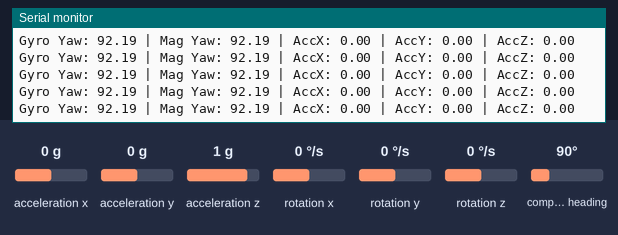
Simulated run of this sketch. Board: Arduino Uno, built with avr-gcc and run on an emulated ATmega328P. Shown: the last lines printed to the serial monitor. The inputs (shaded band) are chosen by the test bench; at power-on: acceleration x 0 g, rotation z 0 °/s, acceleration y 0 g, acceleration z 1 g, rotation x 0 °/s, rotation y 0 °/s, compass heading 90°.

Above: at 3.2 s.
3.3 s: acceleration x set to -0.2 g
At 3.8 s:
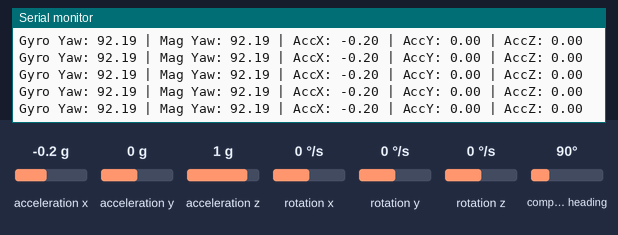
6.3 s: rotation z set to -2 °/s
At 7.3 s:
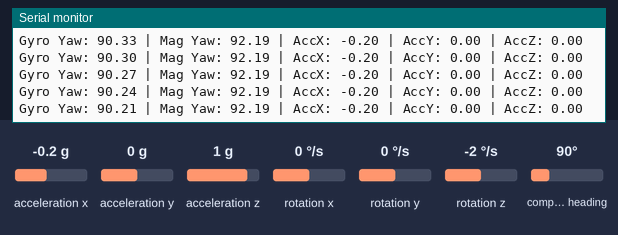
9.3 s: acceleration y set to -0.2 g
At 9.9 s:
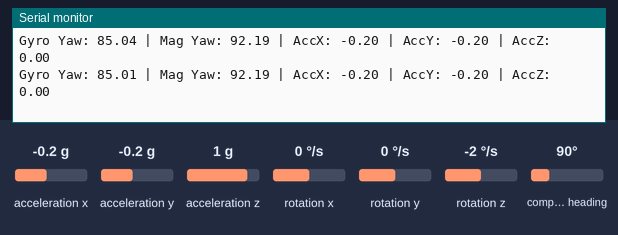
Timing chart, 0 to 12.3 s (numbered marks = the images above; inputs shaded):
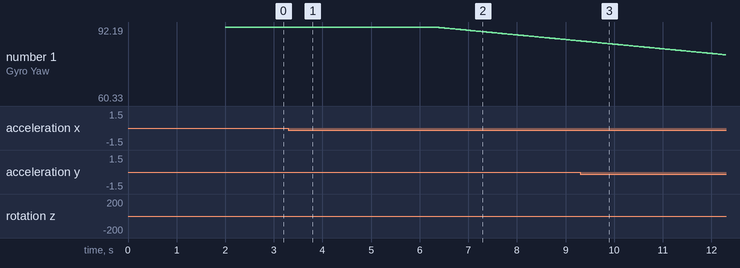

The sketch:

arduino_sketch_yaw_acc.ino
```cpp
#include <Wire.h>
#include <MPU6050_light.h>
#include <Adafruit_Sensor.h>
#include <Adafruit_HMC5883_U.h>

MPU6050 mpu(Wire);
Adafruit_HMC5883_Unified mag = Adafruit_HMC5883_Unified(12345);

float yawFiltered = 0;
float yawMag = 0;
float alpha = 0.98;

// Magnetometer Calibration
float magBiasX = 2.14;
float magBiasY = -8.41;
float magBiasZ = -15.00;
float scaleX = 0.837;
float scaleY = 0.968;
float scaleZ = 1.295;

float magOffset = NAN;
// float gyroYawBias = 12.85;

void setup() {
  Serial.begin(115200);
  Wire.begin();

  if (!mag.begin()) {
    Serial.println("HMC5883L connection failed!");
    while (1);
  }
  Serial.println("HMC5883L Magnetometer Ready!");

  byte status = mpu.begin();
  if (status != 0) {
    Serial.print("MPU6050 init failed with code: ");
    Serial.println(status);
    while (1);
  }
  Serial.println("MPU6050 ready!");

  delay(1000);
  mpu.calcOffsets();  // Calibrate gyro/accel
}

void loop() {
  mpu.update();

  sensors_event_t event;
  mag.getEvent(&event);

  float mx = (event.magnetic.x - magBiasX) * scaleX;
  float my = (event.magnetic.y - magBiasY) * scaleY;
  yawMag = atan2(my, mx) * 180 / M_PI;
  if (yawMag < 0) yawMag += 360.0;

  if (isnan(magOffset)) {
    magOffset = yawMag;
  }

  float rawYaw = mpu.getAngleZ();
  if (rawYaw < 0) rawYaw += 360.0;

  float correctedYaw = rawYaw + magOffset;
  if (correctedYaw < 0.0) correctedYaw += 360.0;
  if (correctedYaw >= 360.0) correctedYaw -= 360.0;

  yawFiltered = alpha * yawFiltered + (1 - alpha) * rawYaw;
  if (yawFiltered >= 360.0) yawFiltered -= 360.0;
  if (yawFiltered < 0.0) yawFiltered += 360.0;

  float accX_g = mpu.getAccX();
  float accY_g = mpu.getAccY();
  float accZ_g = mpu.getAccZ() - 1;

  Serial.print("Gyro Yaw: "); Serial.print(correctedYaw);
  Serial.print(" | Mag Yaw: "); Serial.print(yawMag);
  Serial.print(" | AccX: "); Serial.print(accX_g);
  Serial.print(" | AccY: "); Serial.print(accY_g);
  Serial.print(" | AccZ: "); Serial.println(accZ_g);

  delay(10);
}
```

Measured:
- after the input at 3.3 s, the serial monitor: prints a new line at once (image 1)
- after the input at 6.3 s, the serial monitor: prints a new line at once (image 2)
- plotted number 1: 92.19 → 86.21 after the input at 6.3 s
